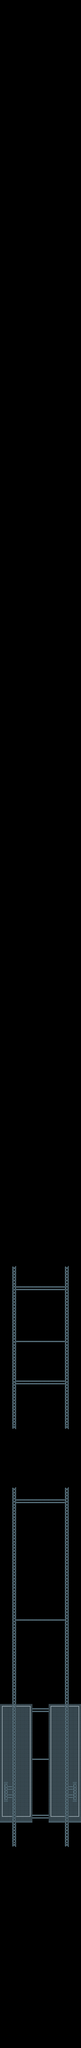

Tiled map render using the project's own tile images. Description and the map definition, with tile-layer contents summarised, below:
An orthogonal 20x500 tile map with 32x32 px tiles, 3 tile layers (Tilelaag 1, collision, shadow), 1 hidden layer not drawn and 93 objects.

<map version="1.0" orientation="orthogonal" renderorder="right-down" width="20" height="500" tilewidth="32" tileheight="32" nextobjectid="329">
 <tileset firstgid="1" name="hangar_tiles" tilewidth="32" tileheight="32">
  <image source="../assets/tiles/hangar_tiles.png" width="255" height="255" />
  <tile id="21">
   <properties>
    <property name="scroll" value="50" />
    <property name="type" value="rtank" />
   </properties>
  </tile>
 </tileset>
 <layer name="Tilelaag 1" width="20" height="500">
  <data>[10000 cells, 84 non-empty, 6 distinct tile ids]</data>
 </layer>
 <layer name="collision" width="20" height="500">
  <data>[10000 cells, 0 non-empty, 0 distinct tile ids]</data>
 </layer>
 <layer name="shadow" width="20" height="500">
  <data>[10000 cells, 722 non-empty, 19 distinct tile ids]</data>
 </layer>
 <layer name="endlevel" width="20" height="500" visible="0">
  <data>[10000 cells, 20 non-empty, 1 distinct tile ids]</data>
 </layer>
 <objectgroup name="enemies" visible="0">
  <properties>
   <property name="scroll" value="-400" />
   <property name="type" value="rtank" />
  </properties>
  <object id="95" gid="7" x="344" y="13064">
   <properties>
    <property name="scroll" value="200" />
    <property name="tick" value="0" />
    <property name="type" value="asteroid" />
   </properties>
  </object>
  <object id="96" gid="7" x="240" y="13107">
   <properties>
    <property name="scroll" value="200" />
    <property name="tick" value="0" />
    <property name="type" value="asteroid" />
   </properties>
  </object>
  <object id="97" gid="7" x="423" y="12872">
   <properties>
    <property name="scroll" value="200" />
    <property name="tick" value="0" />
    <property name="type" value="asteroid" />
   </properties>
  </object>
  <object id="98" gid="7" x="272" y="13222">
   <properties>
    <property name="scroll" value="200" />
    <property name="tick" value="0" />
    <property name="type" value="asteroid" />
   </properties>
  </object>
  <object id="99" gid="7" x="259" y="12892">
   <properties>
    <property name="scroll" value="200" />
    <property name="tick" value="0" />
    <property name="type" value="asteroid" />
   </properties>
  </object>
  <object id="100" gid="7" x="345" y="13158">
   <properties>
    <property name="scroll" value="200" />
    <property name="tick" value="0" />
    <property name="type" value="asteroid" />
   </properties>
  </object>
  <object id="101" gid="7" x="364" y="12943">
   <properties>
    <property name="scroll" value="200" />
    <property name="tick" value="0" />
    <property name="type" value="asteroid" />
   </properties>
  </object>
  <object id="102" gid="7" x="465" y="12986">
   <properties>
    <property name="scroll" value="200" />
    <property name="tick" value="0" />
    <property name="type" value="asteroid" />
   </properties>
  </object>
  <object id="103" gid="7" x="291" y="13007">
   <properties>
    <property name="scroll" value="200" />
    <property name="tick" value="0" />
    <property name="type" value="asteroid" />
   </properties>
  </object>
  <object id="104" gid="7" x="332" y="12828">
   <properties>
    <property name="scroll" value="200" />
    <property name="tick" value="0" />
    <property name="type" value="asteroid" />
   </properties>
  </object>
  <object id="107" gid="7" x="417" y="9832">
   <properties>
    <property name="scroll" value="200" />
    <property name="tick" value="0" />
    <property name="type" value="asteroid" />
   </properties>
  </object>
  <object id="109" gid="7" x="253" y="9852">
   <properties>
    <property name="scroll" value="200" />
    <property name="tick" value="0" />
    <property name="type" value="asteroid" />
   </properties>
  </object>
  <object id="113" gid="7" x="285" y="9967">
   <properties>
    <property name="scroll" value="200" />
    <property name="tick" value="0" />
    <property name="type" value="asteroid" />
   </properties>
  </object>
  <object id="114" gid="7" x="326" y="9788">
   <properties>
    <property name="scroll" value="200" />
    <property name="tick" value="0" />
    <property name="type" value="asteroid" />
   </properties>
  </object>
  <object id="115" gid="7" x="-270" y="11302" width="32" height="32" rotation="90">
   <properties>
    <property name="scroll" value="400" />
    <property name="tick" value="0" />
    <property name="type" value="line" />
   </properties>
  </object>
  <object id="116" gid="7" x="-337.333" y="11301.3" width="32" height="32" rotation="90">
   <properties>
    <property name="scroll" value="400" />
    <property name="tick" value="0.5" />
    <property name="type" value="line" />
   </properties>
  </object>
  <object id="118" gid="7" x="-483.667" y="11301.6" width="32" height="32" rotation="90">
   <properties>
    <property name="scroll" value="400" />
    <property name="tick" value="0.5" />
    <property name="type" value="line" />
   </properties>
  </object>
  <object id="123" gid="7" x="-179.672" y="10816.3" width="32" height="32" rotation="421.358">
   <properties>
    <property name="scroll" value="-150" />
    <property name="tick" value="0.5" />
    <property name="type" value="line" />
   </properties>
  </object>
  <object id="124" gid="7" x="-120.243" y="10784.6" width="32" height="32" rotation="421.358">
   <properties>
    <property name="scroll" value="-150" />
    <property name="tick" value="0" />
    <property name="type" value="line" />
   </properties>
  </object>
  <object id="125" gid="7" x="-248.478" y="10855.1" width="32" height="32" rotation="421.358">
   <properties>
    <property name="scroll" value="-150" />
    <property name="tick" value="0" />
    <property name="type" value="line" />
   </properties>
  </object>
  <object id="126" gid="7" x="-307.955" y="10886.7" width="32" height="32" rotation="421.358">
   <properties>
    <property name="scroll" value="-150" />
    <property name="tick" value="0.5" />
    <property name="type" value="line" />
   </properties>
  </object>
  <object id="131" gid="22" x="79.3333" y="10935.3" width="32" height="32">
   <properties>
    <property name="ascroll" value="10" />
    <property name="scroll" value="100" />
    <property name="tick" value="0" />
    <property name="type" value="rtank" />
   </properties>
  </object>
  <object id="138" gid="22" x="496" y="10933.7" width="32" height="32">
   <properties>
    <property name="ascroll" value="10" />
    <property name="scroll" value="100" />
    <property name="tick" value="0" />
    <property name="type" value="rtank" />
   </properties>
  </object>
  <object id="139" gid="22" x="80.6667" y="11107.3" width="32" height="32">
   <properties>
    <property name="ascroll" value="200" />
    <property name="scroll" value="200" />
    <property name="tick" value="0.5" />
    <property name="type" value="rtank" />
   </properties>
  </object>
  <object id="140" gid="22" x="499.534" y="11107.4" width="32" height="32" rotation="-36.1887">
   <properties>
    <property name="ascroll" value="200" />
    <property name="scroll" value="200" />
    <property name="tick" value="0.5" />
    <property name="type" value="rtank" />
   </properties>
  </object>
  <object id="166" gid="7" x="-275.442" y="8966.68" width="32" height="32" rotation="762.558">
   <properties>
    <property name="scroll" value="-150" />
    <property name="tick" value="0.5" />
    <property name="type" value="line" />
   </properties>
  </object>
  </objectgroup>
 <objectgroup name="pickups" visible="0">
  <!-- 6 objects omitted --></objectgroup>
</map>
<!-- 67 of 93 objects omitted -->
